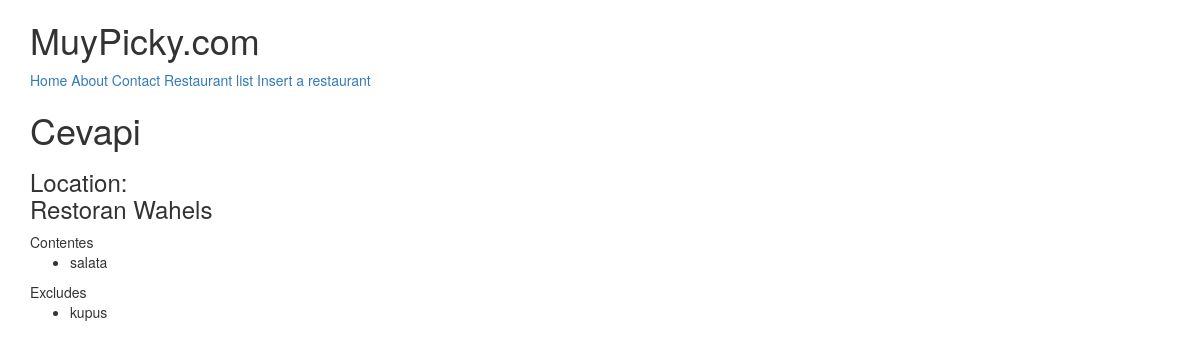
The app's page /items/2/ (signed in) with its own data.
### menus/models.py (models this page shows, shortened)
class Item(models.Model):
	user			= models.ForeignKey(settings.AUTH_USER_MODEL)
	restaurant  	= models.ForeignKey(RestaurantLocation)
	name			= models.CharField(max_length=120)
	content			= models.TextField(help_text='Separate each item by comma')
	exclude			= models.TextField(blank=True, null=True, help_text='Separate each item by comma')
	public 			= models.BooleanField(default=True)
	timestamp 		= models.DateTimeField(auto_now_add=True)
	updated 		= models.DateTimeField(auto_now=True)
	class Meta:
		ordering = ['-updated', '-timestamp']
	def get_content(self):
		return self.content.split(",")
	def get_exclude(self):
		return self.exclude.split(",")

### restaurants/models.py (models this page shows, shortened)
class RestaurantLocation(models.Model):
	owner 			= models.ForeignKey(User)
	name 			= models.CharField(max_length=120)
	location 		= models.CharField(max_length=120, null=True, blank=True)
	category 		= models.CharField(max_length=120, null=True, blank=True, validators=[validate_category])
	timestamp 		= models.DateTimeField(auto_now_add=True)
	updated 		= models.DateTimeField(auto_now=True)
	slug 			= models.SlugField(null=True, blank=True)

### menus/views.py (the view)
# urls.py: url(r'^(?P<pk>\d+)/$', ItemDetailView.as_view(), name='detail'),
class ItemDetailView(DetailView):
	def get_queryset(self):
		return Item.objects.filter(user=self.request.user)

### menus/templates/menus/item_detail.html (shortened to what this page needs)
{% extends "base.html" %}
{% block content %}
<h1>{{ object.name }}</h1>
<h3>Location: <p>{{ object.restaurant.name }}</p></h3>
{% if object.content %}
Contentes
<ul>
	{% for item in object.get_content %}
	<li>
		{{ item }}
	</li>
	{% endfor %}
</ul>
{% endif %}
{% if object.exclude %}
Excludes
<ul>
	{% for item in object.get_exclude %}
	<li>
		{{ item }}
	</li>
	{% endfor %}
</ul>
{% endif %}
{% endblock %}

### records on screen
Item: name "Cevapi", restaurant.name "Restoran Wahels", get_content "salata", get_exclude "kupus"
